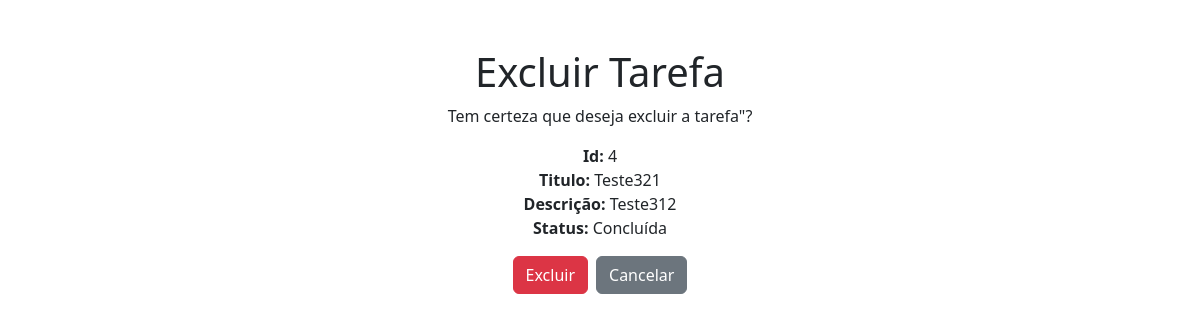
The page /deletar/4/ (signed in) on the database its author committed.
### core/models.py (models this page shows, shortened)
class Tarefa(models.Model):
    usuario = models.ForeignKey(settings.AUTH_USER_MODEL, on_delete=models.CASCADE, related_name='tarefas')
    titulo = models.CharField(max_length=50, blank=False, null=False)
    descricao = models.CharField(max_length=500, blank=False, null=False)
    data = models.DateField(null=False)
    status = models.BooleanField(null=False)

### core/views.py (the view)
# urls.py: path('deletar/<int:id>/', deletar_tarefa, name='deletar_tarefa'),
@login_required
def deletar_tarefa(request, id):
    tarefa = get_object_or_404(Tarefa, id=id, usuario=request.user)
    if request.method == 'POST':
        tarefa.delete()
        return redirect('index')
    return render(request, 'core/deletar_tarefa.html', {'tarefa': tarefa})

### templates/core/deletar_tarefa.html (shortened to what this page needs)
<!DOCTYPE html>
<html lang="pt-br">
<head>
    <link href="https://cdn.jsdelivr.net/npm/bootstrap@5.3.8/dist/css/bootstrap.min.css" rel="stylesheet">
</head>
<body>
    <div class="container mt-5">
        <h1 class="text-center mt-5">Excluir Tarefa</h1>
        <p class="text-center">Tem certeza que deseja excluir a tarefa"?</p>
        <p class="text-center">
            <strong>Id:</strong> {{ tarefa.id }}<br>
            <strong>Titulo:</strong> {{ tarefa.titulo }}<br>
            <strong>Descrição:</strong> {{ tarefa.descricao }}<br>
            <strong>Status:</strong> {% if tarefa.status %} Concluída {% else %} Pendente {% endif %}
        </p>
        <form method="POST" action="">
            <div class="d-flex justify-content-center gap-2">
                <button type="submit" class="btn btn-danger">Excluir</button>
                <a class="btn btn-secondary" href="{% url 'index' %}">Cancelar</a>
            </div>
        </form>
    </div>
</body>
</html>

### rows shown on the page
Tarefa: id "4", titulo "Teste321", descricao "Teste312"
